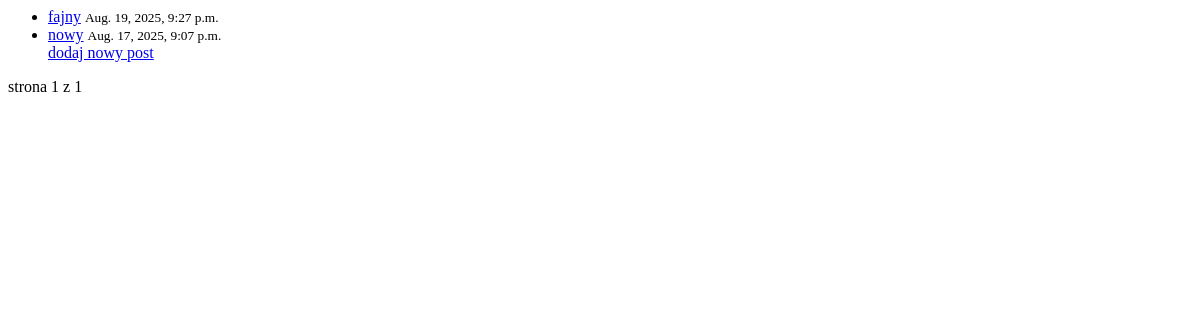
Page /post/ on the earlier database version.
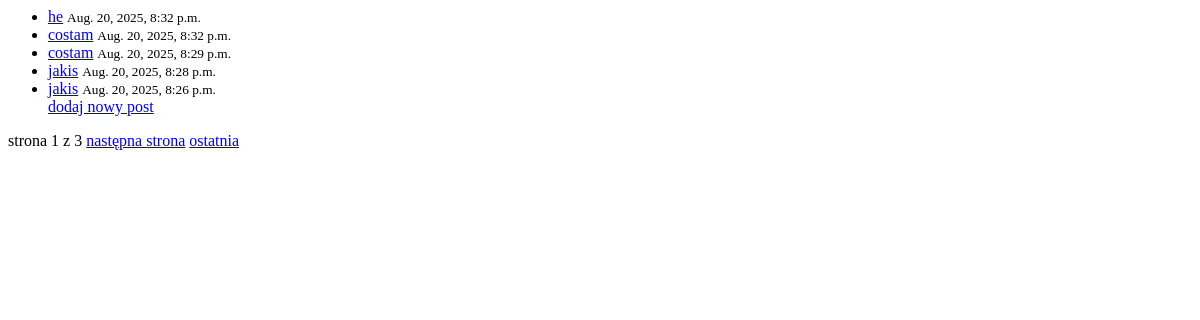
Same page on the later database version.
### blog/models.py (models this page shows, shortened)
class Post(models.Model):
    title = models.CharField(max_length = 200)
    content = models.TextField()
    created_at = models.DateTimeField(auto_now_add = True)
    tag = models.ForeignKey(Tag, on_delete=models.CASCADE, null=True, blank = True)
    author = models.ForeignKey(Author, on_delete=models.CASCADE, blank=True, null=True)
    image = models.ImageField(upload_to='posts/', null=True, blank=True)

### blog/views.py (the view)
# urls.py: path('post/', views.post_list, name='post_list'),
def post_list(request):
    post_list = Post.objects.all().order_by("-created_at")
    paginator = Paginator(post_list, 5)
    page_number = request.GET.get("page")
    page_obj = paginator.get_page(page_number)
    return render(request, 'post_list.html', {"page_obj": page_obj})

### blog/templates/post_list.html (shortened to what this page needs)
{% block content %}
<ul>
    {% for post in page_obj %}
    <li>
        <a href="{% url 'post_detail' post.pk %}">{{ post.title }}</a>
        <small>{{ post.created_at }}</small>
    </li>
    {% empty %}
    <p>brak postów</p>
    {% endfor %}
    <a href="{% url 'newPost' %}">dodaj nowy post</a>
</ul>
<div class="pagination">
    <span>strona {{ page_obj.number }} z {{ page_obj.paginator.num_pages }}</span>
    {% if page_obj.has_next %}
        <a href="?page={{ page_obj.next_page_number }}">następna strona</a>
        <a href="?page={{ page_obj.paginator.num_pages }}">ostatnia</a>
    {% endif %}
</div>
{% endblock %}

Differences in the rows shown:
no longer on this page (row unchanged): Post: title "fajny", created_at "Aug. 19, 2025, 9:27 p.m."
no longer on this page (row unchanged): Post: title "nowy", created_at "Aug. 17, 2025, 9:07 p.m."
added Post: title "he", created_at "Aug. 20, 2025, 8:32 p.m."
added Post: title "costam", created_at "Aug. 20, 2025, 8:32 p.m."
added Post: title "costam", created_at "Aug. 20, 2025, 8:29 p.m."
added Post: title "jakis", created_at "Aug. 20, 2025, 8:28 p.m."
added Post: title "jakis", created_at "Aug. 20, 2025, 8:26 p.m."
Other differences:
{{ page_obj.paginator.num_pages }}: "1" → "3"
text now shown: "następna strona ostatnia"
